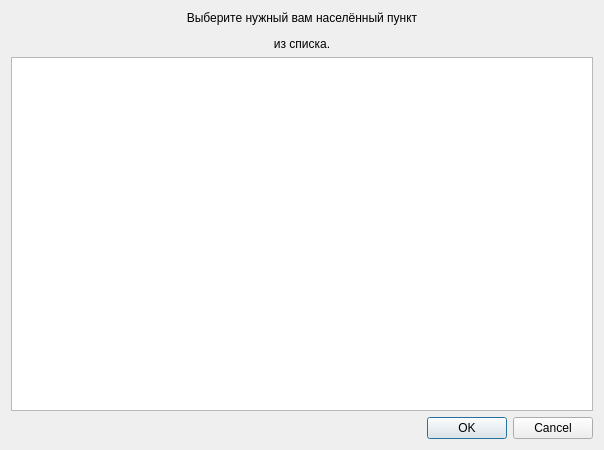
<?xml version="1.0" encoding="UTF-8"?>
<ui version="4.0">
 <class>Dialog</class>
 <widget class="QDialog" name="Dialog">
  <property name="geometry">
   <rect>
    <x>0</x>
    <y>0</y>
    <width>604</width>
    <height>450</height>
   </rect>
  </property>
  <property name="windowTitle">
   <string>Выбор населённого пункта</string>
  </property>
  <layout class="QVBoxLayout" name="verticalLayout_2">
   <item>
    <layout class="QVBoxLayout" name="verticalLayout">
     <item>
      <widget class="QLabel" name="label">
       <property name="text">
        <string>&lt;html&gt;&lt;head/&gt;&lt;body&gt;&lt;p&gt;Выберите нужный вам населённый пункт&lt;/p&gt;&lt;p&gt;из списка.&lt;/p&gt;&lt;/body&gt;&lt;/html&gt;</string>
       </property>
       <property name="alignment">
        <set>Qt::AlignCenter</set>
       </property>
      </widget>
     </item>
     <item>
      <widget class="QListView" name="listView">
       <property name="sizePolicy">
        <sizepolicy hsizetype="Expanding" vsizetype="Expanding">
         <horstretch>1</horstretch>
         <verstretch>1</verstretch>
        </sizepolicy>
       </property>
       <property name="sizeAdjustPolicy">
        <enum>QAbstractScrollArea::AdjustToContents</enum>
       </property>
       <property name="alternatingRowColors">
        <bool>true</bool>
       </property>
       <property name="selectionBehavior">
        <enum>QAbstractItemView::SelectItems</enum>
       </property>
       <property name="resizeMode">
        <enum>QListView::Adjust</enum>
       </property>
       <property name="itemAlignment">
        <set>Qt::AlignCenter</set>
       </property>
      </widget>
     </item>
    </layout>
   </item>
   <item>
    <widget class="QDialogButtonBox" name="buttonBox">
     <property name="orientation">
      <enum>Qt::Horizontal</enum>
     </property>
     <property name="standardButtons">
      <set>QDialogButtonBox::Cancel|QDialogButtonBox::Ok</set>
     </property>
    </widget>
   </item>
  </layout>
 </widget>
 <resources/>
 <connections>
  <connection>
   <sender>buttonBox</sender>
   <signal>accepted()</signal>
   <receiver>Dialog</receiver>
   <slot>accept()</slot>
   <hints>
    <hint type="sourcelabel">
     <x>248</x>
     <y>254</y>
    </hint>
    <hint type="destinationlabel">
     <x>157</x>
     <y>274</y>
    </hint>
   </hints>
  </connection>
  <connection>
   <sender>buttonBox</sender>
   <signal>rejected()</signal>
   <receiver>Dialog</receiver>
   <slot>reject()</slot>
   <hints>
    <hint type="sourcelabel">
     <x>316</x>
     <y>260</y>
    </hint>
    <hint type="destinationlabel">
     <x>286</x>
     <y>274</y>
    </hint>
   </hints>
  </connection>
 </connections>
</ui>
